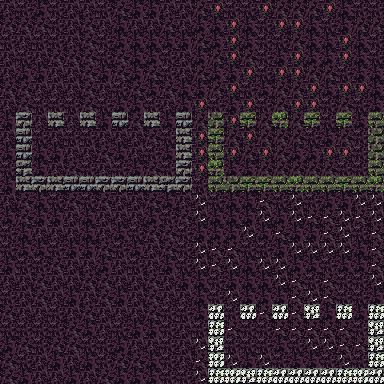

Tiled map render using the project's own tile images. Description and the map definition, with tile-layer contents summarised, below:
An orthogonal 24x24 tile map with 16x16 px tiles, 1 tile layer (tile) and 138 objects.

<map version="1.0" tiledversion="1.1.2" orientation="orthogonal" renderorder="right-down" width="24" height="24" tilewidth="16" tileheight="16" infinite="0" nextobjectid="176">
 <tileset firstgid="1" source="tileset.tsx" />
 <layer name="tile" width="24" height="24">
  <data>[576 cells, 576 non-empty, 24 distinct tile ids]</data>
 </layer>
 <objectgroup name="furniture">
  <object id="31" gid="49" x="16" y="32" width="16" height="16">
   <properties>
    <property name="activationtarget" value="[[4,7]]" />
   </properties>
  </object>
  <object id="32" gid="50" x="64" y="80" width="16" height="16">
   <properties>
    <property name="activationtarget" value="[[4,7]]" />
   </properties>
  </object>
  <object id="33" gid="51" x="48" y="32" width="16" height="16">
   <properties>
    <property name="activationtarget" value="[[4,7]]" />
   </properties>
  </object>
  <object id="34" gid="52" x="64" y="32" width="16" height="16" />
  <object id="35" gid="53" x="16" y="64" width="16" height="16" />
  <object id="36" gid="54" x="80" y="32" width="16" height="16" />
  <object id="37" gid="55" x="96" y="32" width="16" height="16" />
  <object id="38" gid="56" x="112" y="32" width="16" height="16" />
  <object id="45" gid="59" x="160" y="128" width="16" height="16" />
  <object id="46" gid="42" x="128" y="128" width="16" height="16" />
  <object id="47" gid="26" x="96" y="128" width="16" height="16" />
  <object id="48" gid="10" x="32" y="128" width="16" height="16" />
  <object id="49" gid="12" x="64" y="128" width="16" height="16" />
  <object id="50" gid="73" x="32" y="176" width="16" height="16" />
  <object id="51" gid="87" x="48" y="176" width="16" height="16" />
  <object id="52" gid="88" x="80" y="176" width="16" height="16" />
  <object id="53" gid="89" x="64" y="176" width="16" height="16" />
  <object id="54" gid="92" x="96" y="176" width="16" height="16" />
  <object id="55" gid="90" x="112" y="176" width="16" height="16" />
  <object id="56" gid="74" x="128" y="176" width="16" height="16" />
  <object id="57" gid="91" x="144" y="176" width="16" height="16" />
  <object id="58" gid="75" x="160" y="176" width="16" height="16" />
  <object id="59" gid="68" x="128" y="32" width="16" height="16" />
  <object id="60" gid="69" x="144" y="32" width="16" height="16" />
  <object id="61" gid="85" x="160" y="32" width="16" height="16" />
  <object id="62" gid="70" x="112" y="80" width="16" height="16" />
  <object id="64" gid="71" x="128" y="80" width="16" height="16" />
  <object id="65" gid="72" x="144" y="80" width="16" height="16" />
  <object id="66" gid="76" x="96" y="80" width="16" height="16" />
  <object id="67" gid="77" x="160" y="80" width="16" height="16" />
  <object id="68" gid="78" x="176" y="80" width="16" height="16" />
  <object id="69" gid="29" x="16" y="96" width="16" height="16" />
  <object id="70" gid="30" x="32" y="96" width="16" height="16" />
  <object id="71" gid="45" x="16" y="112" width="16" height="16" />
  <object id="72" gid="46" x="32" y="112" width="16" height="16" />
  <object id="73" gid="31" x="80" y="96" width="16" height="16" />
  <object id="74" gid="32" x="96" y="96" width="16" height="16" />
  <object id="75" gid="47" x="80" y="112" width="16" height="16" />
  <object id="76" gid="48" x="96" y="112" width="16" height="16" />
  <object id="77" gid="63" x="144" y="112" width="16" height="16" />
  <object id="78" gid="64" x="176" y="112" width="16" height="16" />
  <object id="79" gid="67" x="48" y="48" width="16" height="16" />
  <object id="80" gid="57" x="112" y="48" width="16" height="16" />
  <object id="81" gid="83" x="32" y="32" width="16" height="16" />
  <object id="82" gid="84" x="32" y="48" width="16" height="16" />
  <object id="83" gid="86" x="64" y="48" width="16" height="16" />
  <object id="84" gid="75" x="352" y="176" width="16" height="16" />
  <object id="85" gid="91" x="336" y="176" width="16" height="16" />
  <object id="86" gid="74" x="320" y="176" width="16" height="16" />
  <object id="87" gid="90" x="304" y="176" width="16" height="16" />
  <object id="88" gid="92" x="288" y="176" width="16" height="16" />
  <object id="89" gid="89" x="256" y="176" width="16" height="16" />
  <object id="90" gid="88" x="272" y="176" width="16" height="16" />
  <object id="91" gid="87" x="240" y="176" width="16" height="16" />
  <object id="92" gid="73" x="224" y="176" width="16" height="16" />
  <object id="93" gid="12" x="256" y="128" width="16" height="16" />
  <object id="94" gid="10" x="224" y="128" width="16" height="16" />
  <object id="95" gid="26" x="288" y="128" width="16" height="16" />
  <object id="96" gid="42" x="320" y="128" width="16" height="16" />
  <object id="97" gid="59" x="352" y="128" width="16" height="16" />
  <object id="98" gid="64" x="368" y="112" width="16" height="16" />
  <object id="99" gid="63" x="336" y="112" width="16" height="16" />
  <object id="100" gid="48" x="288" y="112" width="16" height="16" />
  <object id="101" gid="47" x="272" y="112" width="16" height="16" />
  <object id="102" gid="46" x="224" y="112" width="16" height="16" />
  <object id="103" gid="45" x="208" y="112" width="16" height="16" />
  <object id="104" gid="32" x="288" y="96" width="16" height="16" />
  <object id="105" gid="31" x="272" y="96" width="16" height="16" />
  <object id="106" gid="30" x="224" y="96" width="16" height="16" />
  <object id="107" gid="29" x="208" y="96" width="16" height="16" />
  <object id="108" gid="78" x="368" y="80" width="16" height="16" />
  <object id="109" gid="77" x="352" y="80" width="16" height="16" />
  <object id="110" gid="76" x="288" y="80" width="16" height="16" />
  <object id="111" gid="72" x="336" y="80" width="16" height="16" />
  <object id="112" gid="71" x="320" y="80" width="16" height="16" />
  <object id="113" gid="70" x="304" y="80" width="16" height="16" />
  <object id="114" gid="50" x="256" y="80" width="16" height="16">
   <properties>
    <property name="activationtarget" value="[[4,7]]" />
   </properties>
  </object>
  <object id="115" gid="53" x="208" y="64" width="16" height="16" />
  <object id="116" gid="86" x="256" y="48" width="16" height="16" />
  <object id="117" gid="84" x="224" y="48" width="16" height="16" />
  <object id="118" gid="57" x="304" y="48" width="16" height="16" />
  <object id="119" gid="67" x="240" y="48" width="16" height="16" />
  <object id="120" gid="83" x="224" y="32" width="16" height="16" />
  <object id="121" gid="85" x="352" y="32" width="16" height="16" />
  <object id="122" gid="69" x="336" y="32" width="16" height="16" />
  <object id="123" gid="68" x="320" y="32" width="16" height="16" />
  <object id="124" gid="56" x="304" y="32" width="16" height="16" />
  <object id="125" gid="55" x="288" y="32" width="16" height="16" />
  <object id="126" gid="54" x="272" y="32" width="16" height="16" />
  <object id="127" gid="52" x="256" y="32" width="16" height="16" />
  <object id="128" gid="51" x="240" y="32" width="16" height="16" />
  <object id="129" gid="49" x="208" y="32" width="16" height="16" />
  <object id="130" gid="75" x="352" y="368" width="16" height="16" />
  <object id="131" gid="91" x="336" y="368" width="16" height="16" />
  <object id="132" gid="74" x="320" y="368" width="16" height="16" />
  <object id="133" gid="90" x="304" y="368" width="16" height="16" />
  <object id="134" gid="92" x="288" y="368" width="16" height="16" />
  <object id="135" gid="89" x="256" y="368" width="16" height="16" />
  <object id="136" gid="88" x="272" y="368" width="16" height="16" />
  <object id="137" gid="87" x="240" y="368" width="16" height="16" />
  <object id="138" gid="73" x="224" y="368" width="16" height="16" />
  </objectgroup>
 <objectgroup name="description" />
</map>
<!-- 37 of 138 objects omitted -->
